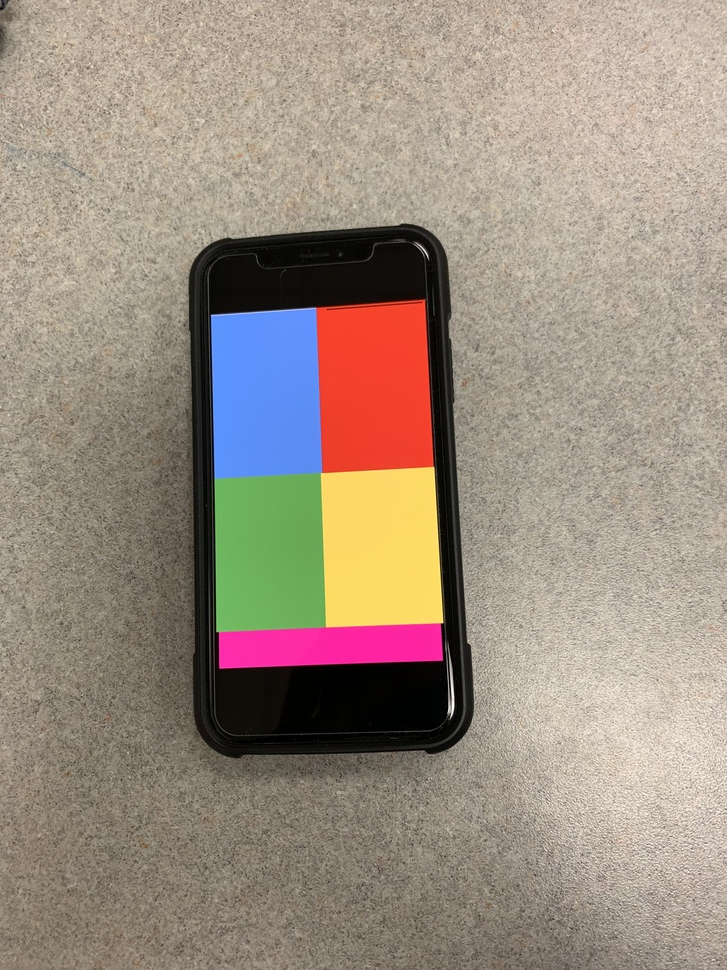
#> input picture IMG_4557.jpg, 727 x 970 px, shrunk from 3024 x 4032 before the run, given in place of the camera
$ python color-detector.py
#> lines starting #> are read from the running program, lines starting #| are printed output that depends on the picture; after the words box and inside, x2 and y2 are one past the last pixel; in counts of white or black regions, pixels touching at a corner belong together
# OpenCV program to perform Edge detection in real time
# import libraries of python OpenCV
# where its functionality resides
from collections import deque
from imutils.video import VideoStream
import numpy as np
import argparse
import cv2
import imutils
import time

# construct the argument parse and parse the arguments
ap = argparse.ArgumentParser()
ap.add_argument("-v", "--video",
	help="path to the (optional) video file")
ap.add_argument("-b", "--buffer", type=int, default=64,
	help="max buffer size")
args = vars(ap.parse_args())


# capture frames from a camera
cap = cv2.VideoCapture(0)


# loop runs if capturing has been initialized
while(1):

    # reads frames from a camera
    ret, frame = cap.read()
#> frame is the input picture: shape (970, 727, 3); mean B, G, R 129, 142.2, 156.1

    # converting BGR to HSV
    hsv = cv2.cvtColor(frame, cv2.COLOR_BGR2HSV)
#> hsv: shape (970, 727, 3); mean H, S, V 23.2, 59.9, 161.5

    blurred = cv2.GaussianBlur(frame, (11, 11), 0)
    hsv2 = cv2.cvtColor(blurred, cv2.COLOR_BGR2HSV)
#> hsv2: shape (970, 727, 3); mean H, S, V 23.3, 58.3, 161.5

    # define the range of pink that is on the bottom of the pattern
    lower_pink = np.array([156, 74, 76])
    upper_pink = np.array([166, 255, 255])

    pts = deque(maxlen=args["buffer"])

    # if a video path was not supplied, grab the reference
    # to the webcam
    if not args.get("video", False):
    	vs = VideoStream(src=0).start()

    # otherwise, grab a reference to the video file
    else:
    	vs = cv2.VideoCapture(args["video"])

    # allow the camera or video file to warm up
    time.sleep(2.0)

    # create a red and pink HSV colour boundary and
    # threshold HSV image
    colorMask = cv2.inRange(hsv2, lower_pink, upper_pink)
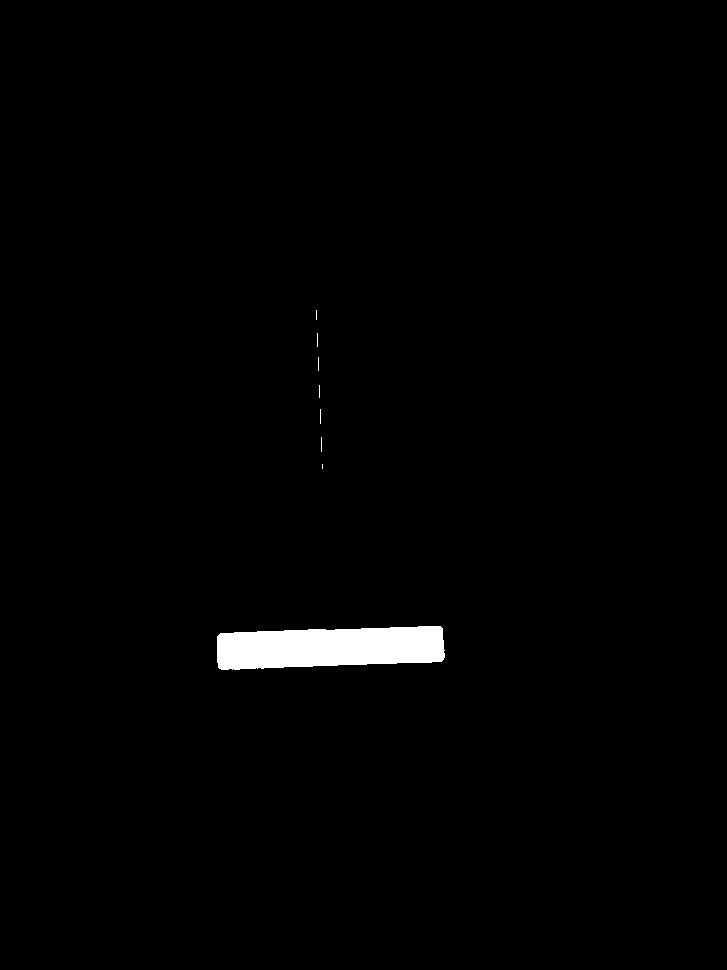
#> colorMask: shape (970, 727); 1.2% white; 8 white regions (7 under 20 px), largest, box (x1, y1, x2, y2) and area: (217, 626, 445, 670) 8290
    colormask = cv2.erode(colorMask, None, iterations=2)
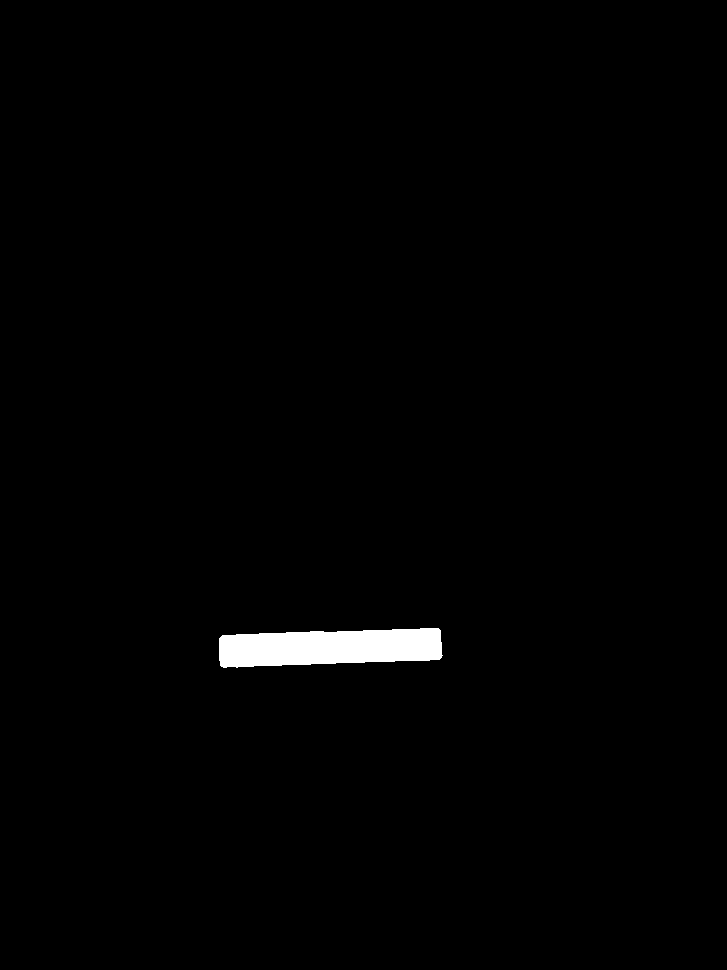
#> colormask: shape (970, 727); 1% white; 1 white region, box (x1, y1, x2, y2) and area: (219, 628, 443, 668) 7204
    colorMask = cv2.dilate(colorMask, None, iterations=2)
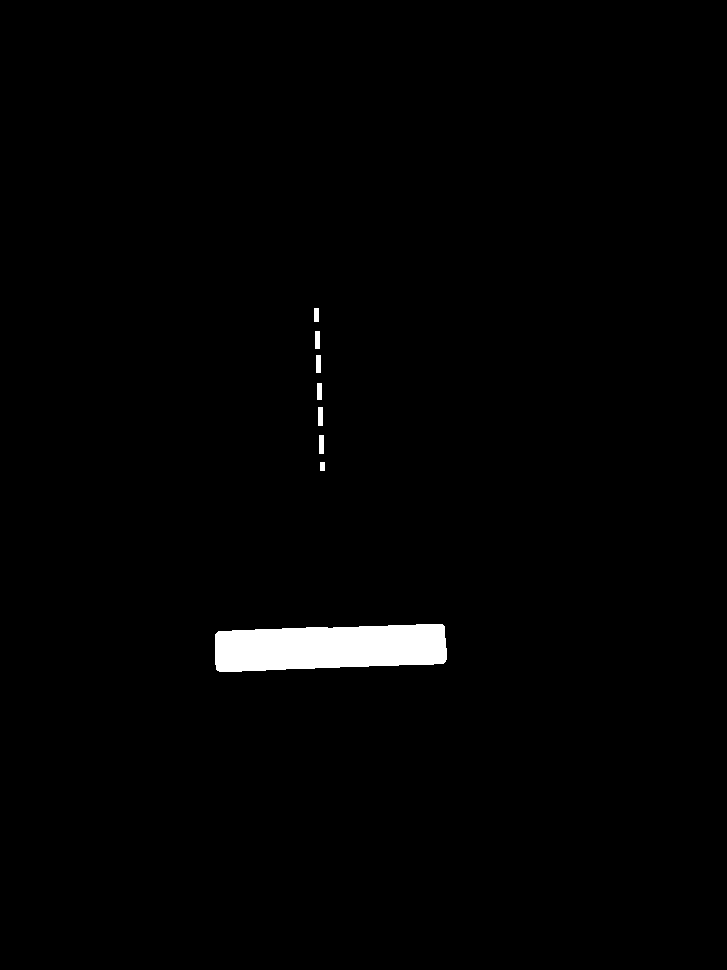
#> colorMask: shape (970, 727); 1.4% white; 8 white regions

    #Segmenting the pink out of the frame using bitwise and with the inverted mask
    colorRes = cv2.bitwise_and(frame,frame,mask=colorMask)

    # find contours in the mask and initialize the current
	# (x, y) center of the ball
    cnts = cv2.findContours(colorMask.copy(), cv2.RETR_EXTERNAL, cv2.CHAIN_APPROX_SIMPLE)
#> cnts = 8 contours; box (x1, y1, x2, y2) and area: (215, 624, 447, 672) 9143, (319, 435, 324, 454) 72, (318, 407, 323, 426) 72, (316, 355, 321, 373) 68, (315, 331, 320, 349) 68, (317, 383, 322, 400) 64, (314, 308, 319, 322) 52, (320, 462, 325, 471) 32
    cnts = imutils.grab_contours(cnts)
    center = None

    # only proceed if at least one contour was found
    if len(cnts) > 0:
        # find the largest contour in the mask, then use
        # it to compute the minimum enclosing circle and
        # centroid
        c = max(cnts, key=cv2.contourArea)
#> c = contour of 52 points, box (x1, y1, x2, y2) (215, 624, 447, 672), area 9143
        ((x, y), radius) = cv2.minEnclosingCircle(c)
#> x = 330.2; y = 649; radius = 116.2
        M = cv2.moments(c)
#> M = moments, m00 9143, centre m10/m00, m01/m00 = (329.5, 647.2)
        center = (int(M["m10"] / M["m00"]), int(M["m01"] / M["m00"]))
#> center = (329, 647)

        # only proceed if the radius meets a minimum size
        if radius > 10:
            # draw the circle and centroid on the frame,
            # then update the list of tracked points
            cv2.circle(frame, (int(x), int(y)), int(radius), (0, 255, 255), 2)
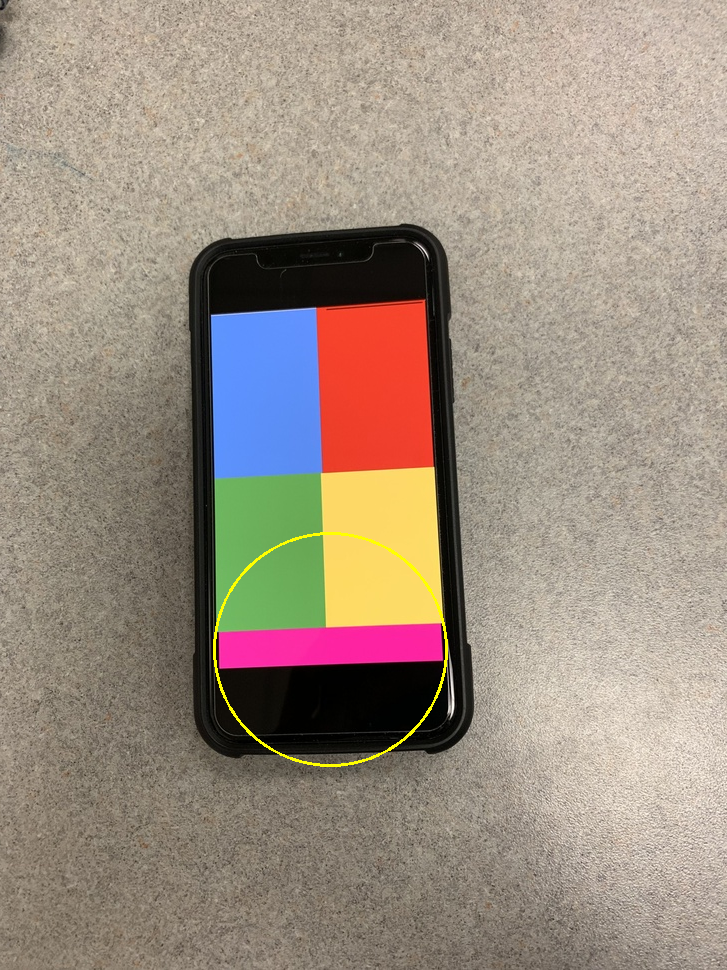
#> frame: shape (970, 727, 3); 0.3% of pixels changed, all inside (x1, y1, x2, y2) = (213, 532, 448, 767)
            cv2.circle(frame, center, 5, (0, 0, 255), -1)
#> frame: shape (970, 727, 3); 0.01% of pixels changed, all inside (x1, y1, x2, y2) = (324, 642, 335, 653)
            # loop over the set of tracked points
    # update the points queue
    pts.appendleft(center)

    for i in range(1, len(pts)):
    	# if either of the tracked points are None, ignore
    	# them
        if pts[i - 1] is None or pts[i] is None:
            continue

    	# otherwise, compute the thickness of the line and
    	# draw the connecting lines
        thickness = int(np.sqrt(args["buffer"] / float(i + 1)) * 2.5)
        cv2.line(frame, pts[i - 1], pts[i], (0, 0, 255), thickness)

	# show the frame to our screen
    cv2.imshow("Frame", frame)
    key = cv2.waitKey(1) & 0xFF
#> (key q is pressed here)

	# if the 'q' key is pressed, stop the loop
    if key == ord("q"):
        break

# if we are not using a video file, stop the camera video stream
if not args.get("video", False):
	vs.stop()

# otherwise, release the camera
else:
	vs.release()

# close all windows
cv2.destroyAllWindows()

'''
    # finds edges in the input image image and
    # marks them in the output map edges
    edges = cv2.Canny(frame,100,200)

    # Display edges in a frame
    cv2.imshow('Edges',edges)

    # Wait for Esc key to stop
    k = cv2.waitKey(5) & 0xFF
    if k == 27:
        break
'''


# Close the window
cap.release()

# De-allocate any associated memory usage
cv2.destroyAllWindows()

$ run again, on 71396620_395642311122345_384962003254378496_n.jpg
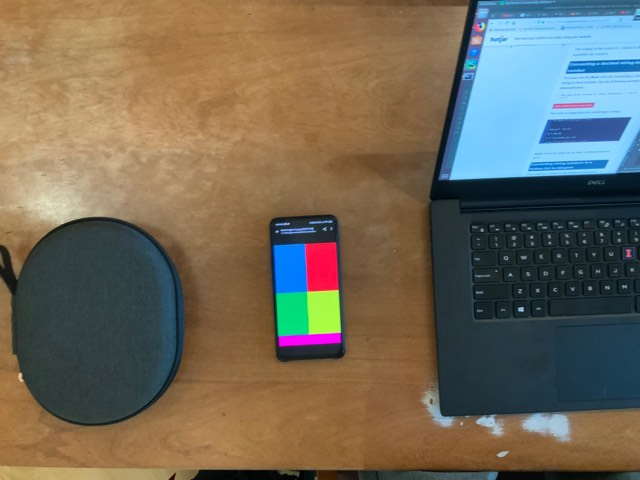
#> input picture 71396620_395642311122345_384962003254378496_n.jpg, 640 x 480 px, given in place of the camera
#> frame is the input picture: shape (480, 640, 3); mean B, G, R 88.6, 104.7, 113.1
#> hsv: shape (480, 640, 3); mean H, S, V 49.4, 123.9, 134.5
#> hsv2: shape (480, 640, 3); mean H, S, V 49.2, 122, 134.3
#> colormask: shape (480, 640); every value is 0
#> `colorMask = cv2.dilate(colorMask, None, iterations=2)`:
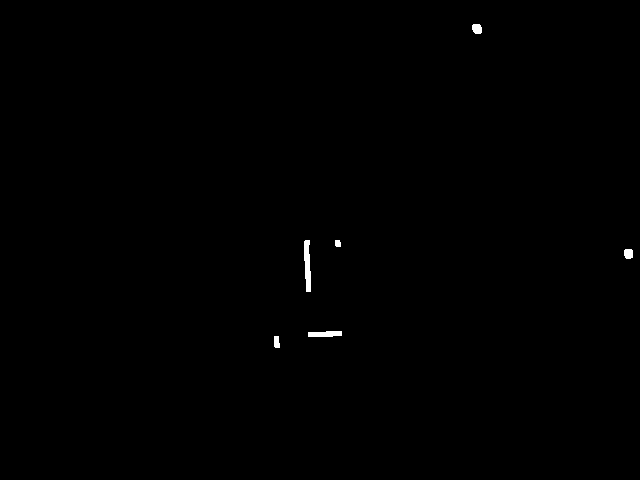
#> colorMask: shape (480, 640); 0.24% white; 6 white regions
#> cnts = 6 contours; box (x1, y1, x2, y2) and area: (304, 240, 311, 292) 223, (308, 331, 342, 337) 139, (472, 24, 482, 34) 72, (624, 249, 633, 259) 66, (274, 336, 280, 348) 48, (335, 240, 341, 247) 28
#> c = contour of 15 points, box (x1, y1, x2, y2) (304, 240, 311, 292), area 223
#> x = 307.5; y = 265.5; radius = 25.62
#> M = moments, m00 223, centre m10/m00, m01/m00 = (307, 265.1)
#> center = (307, 265)
#> `cv2.circle(frame, (int(x), int(y)), int(radius), (0, 255, 255), 2)`:
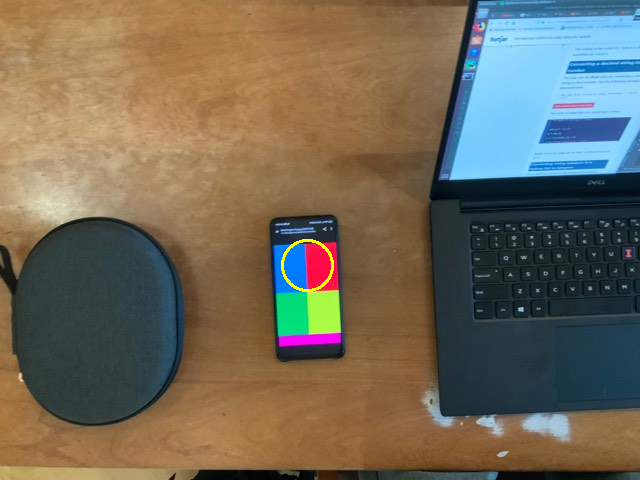
#> frame: shape (480, 640, 3); 0.16% of pixels changed, all inside (x1, y1, x2, y2) = (281, 239, 334, 292)

$ run again, on camShiftTest.jpg
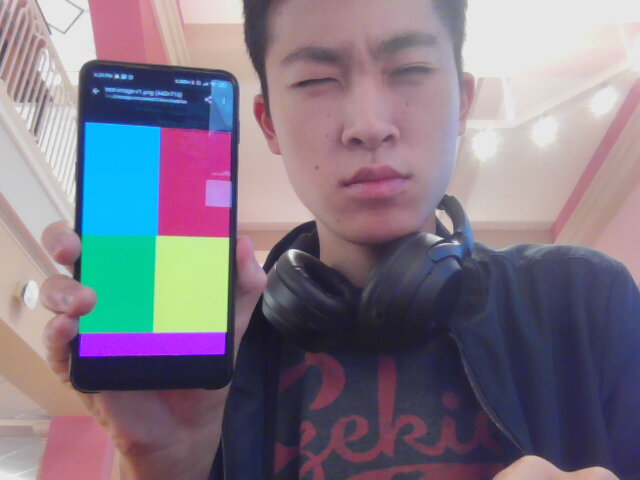
#> input picture camShiftTest.jpg, 640 x 480 px, given in place of the camera
#> frame is the input picture: shape (480, 640, 3); mean B, G, R 133.4, 119.2, 128.4
#> hsv: shape (480, 640, 3); mean H, S, V 104.5, 78.8, 151
#> hsv2: shape (480, 640, 3); mean H, S, V 104.3, 77.8, 150.6
#> `colorMask = cv2.inRange(hsv2, lower_pink, upper_pink)`:
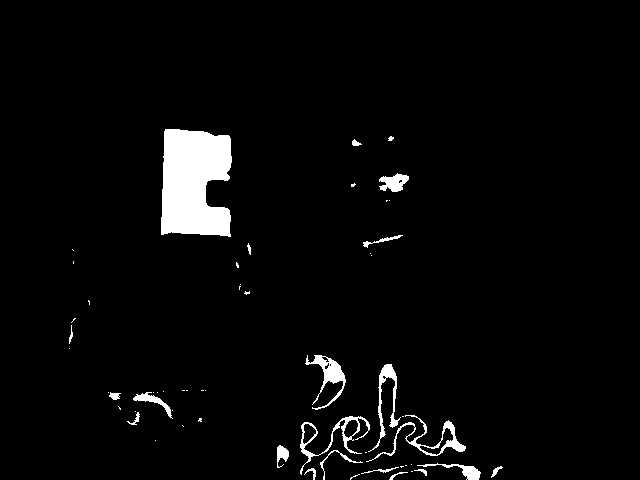
#> colorMask: shape (480, 640); 3.5% white; 57 white regions (35 under 20 px), largest, box (x1, y1, x2, y2) and area: (161, 129, 232, 237) 6312, (366, 415, 466, 462) 697, (305, 355, 346, 410) 665
#> colormask: shape (480, 640); 2% white; 13 white regions (4 under 20 px), largest, box (x1, y1, x2, y2) and area: (163, 131, 230, 234) 5479, (326, 363, 343, 381) 171, (383, 176, 406, 190) 110
#> cnts = 30 contours, 2 with area under 20; largest, box (x1, y1, x2, y2) and area: (159, 127, 234, 239) 6983, (298, 362, 468, 480) 6366, (303, 353, 348, 412) 1494, (348, 461, 483, 480) 1157, (377, 171, 411, 194) 566
#> c = contour of 75 points, box (x1, y1, x2, y2) (159, 127, 234, 239), area 6983
#> x = 197; y = 182.8; radius = 65.35
#> M = moments, m00 6983, centre m10/m00, m01/m00 = (193.9, 182.2)
#> center = (193, 182)
#> `cv2.circle(frame, (int(x), int(y)), int(radius), (0, 255, 255), 2)`:
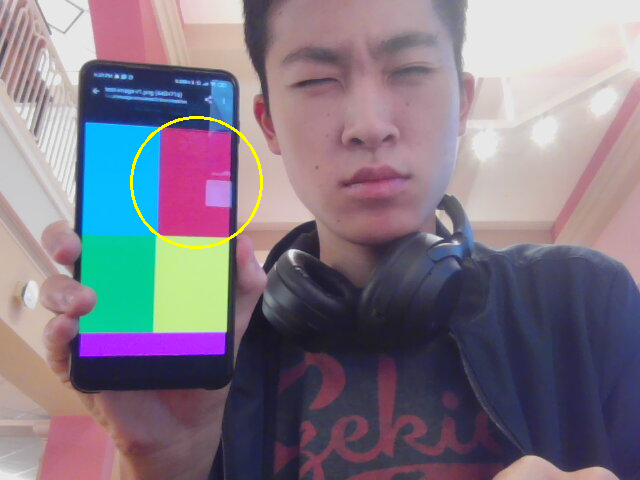
#> frame: shape (480, 640, 3); 0.4% of pixels changed, all inside (x1, y1, x2, y2) = (130, 116, 263, 249)

$ run again, on test-image-v1.jpg
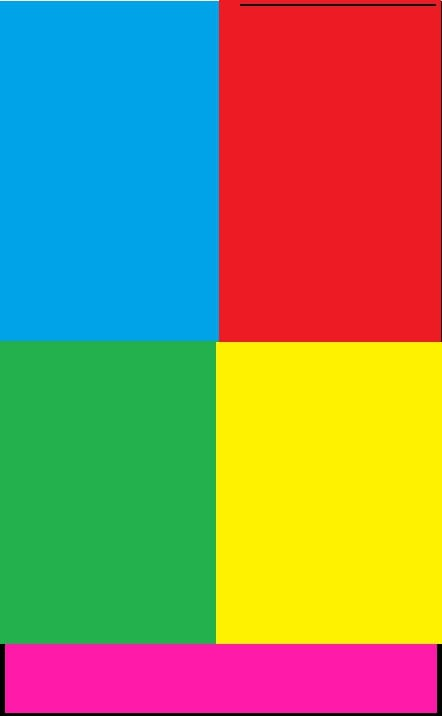
#> input picture test-image-v1.jpg, 442 x 716 px, given in place of the camera
#> frame is the input picture: shape (716, 442, 3); mean B, G, R 95.2, 136.4, 142.8
#> hsv: shape (716, 442, 3); mean H, S, V 102.1, 233.6, 226.2
#> hsv2: shape (716, 442, 3); mean H, S, V 102.6, 232.9, 225.9
#> `colorMask = cv2.inRange(hsv2, lower_pink, upper_pink)`:
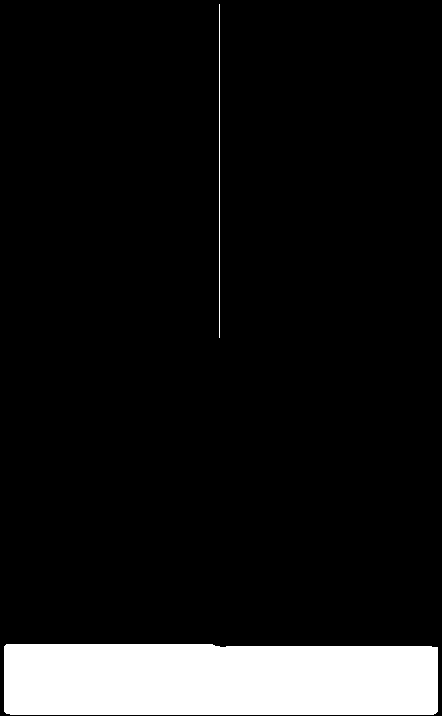
#> colorMask: shape (716, 442); 9.7% white; 2 white regions, box (x1, y1, x2, y2) and area: (4, 644, 438, 715) 30335, (219, 4, 220, 338) 334
#> colormask: shape (716, 442); 9% white; 1 white region, box (x1, y1, x2, y2) and area: (6, 646, 436, 713) 28327
#> cnts = 2 contours; box (x1, y1, x2, y2) and area: (2, 642, 440, 716) 31440, (217, 2, 222, 340) 1348
#> c = contour of 17 points, box (x1, y1, x2, y2) (2, 642, 440, 716), area 31440
#> x = 220.5; y = 678.5; radius = 221.2
#> M = moments, m00 31440.5, centre m10/m00, m01/m00 = (219, 679)
#> center = (218, 679)
#> `cv2.circle(frame, (int(x), int(y)), int(radius), (0, 255, 255), 2)`:
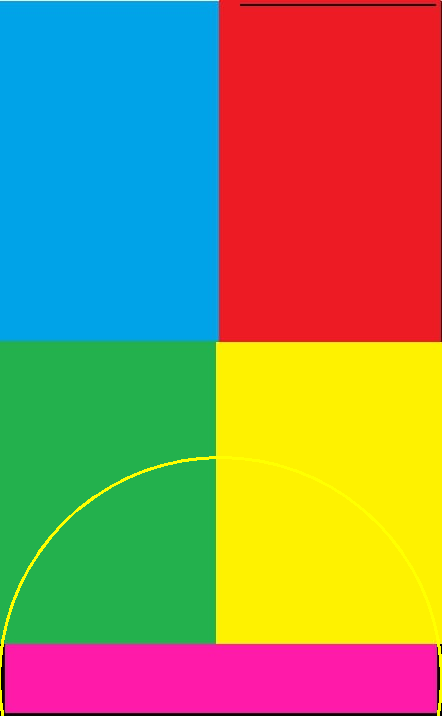
#> frame: shape (716, 442, 3); 0.7% of pixels changed, all inside (x1, y1, x2, y2) = (0, 456, 442, 716)
